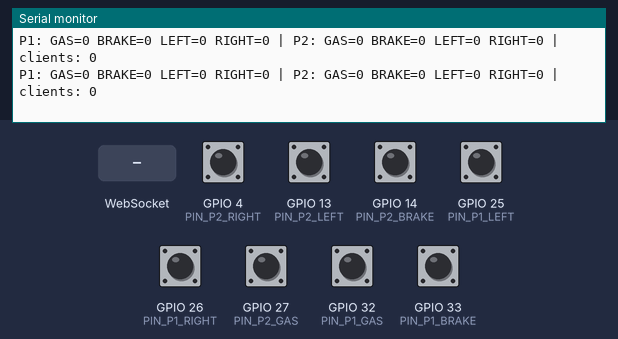
This sketch was run on a simulated ESP32. Parts: the last lines printed to the serial monitor. The test bench sets the inputs (shaded band); at power-on: GPIO 4 (PIN_P2_RIGHT), GPIO 13 (PIN_P2_LEFT), GPIO 14 (PIN_P2_BRAKE), GPIO 25 (PIN_P1_LEFT), GPIO 26 (PIN_P1_RIGHT), GPIO 27 (PIN_P2_GAS), GPIO 32 (PIN_P1_GAS), GPIO 33 (PIN_P1_BRAKE) HIGH.

Above: at 1.5 s.
1.6 s: WebSocket text "1" received
At 1.77 s:
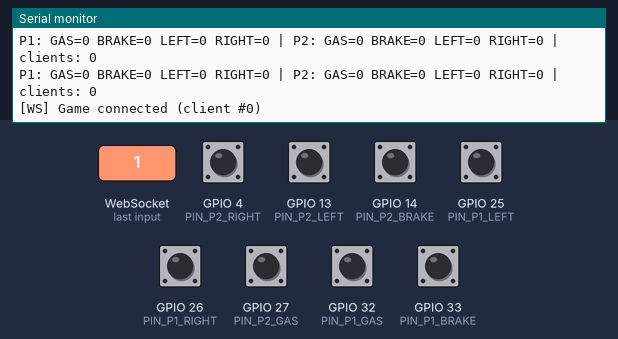
3.1 s: GPIO 4 (PIN_P2_RIGHT) pulled LOW for 1 s
At 3.53 s:
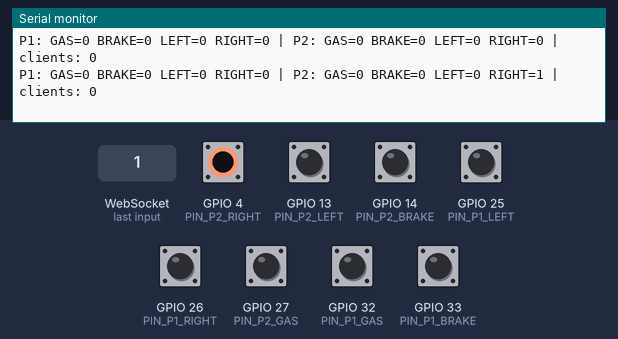
5.6 s: GPIO 13 (PIN_P2_LEFT) pulled LOW for 0.15 s
At 5.94 s:
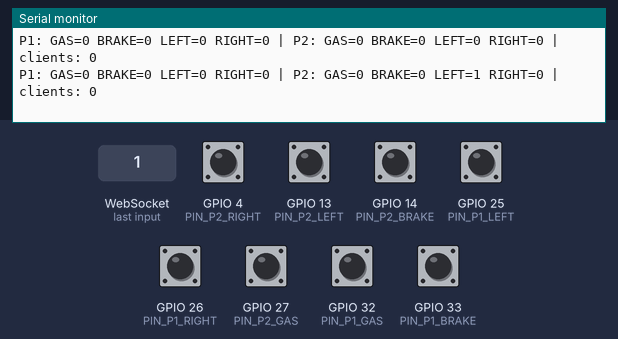
7.2 s: GPIO 14 (PIN_P2_BRAKE) pulled LOW for 0.15 s
At 7.44 s:
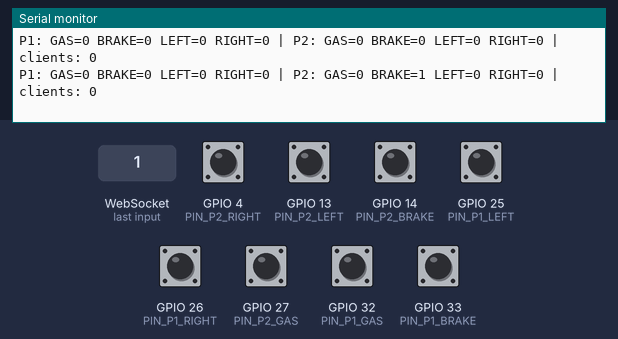
8.8 s: GPIO 25 (PIN_P1_LEFT) pulled LOW for 1 s
At 9.24 s:
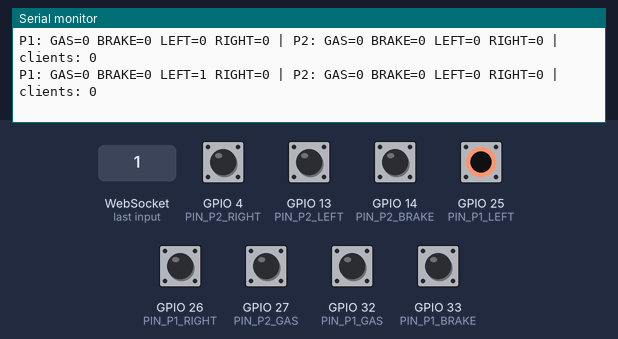
11.3 s: GPIO 26 (PIN_P1_RIGHT) pulled LOW for 0.15 s
At 11.65 s:
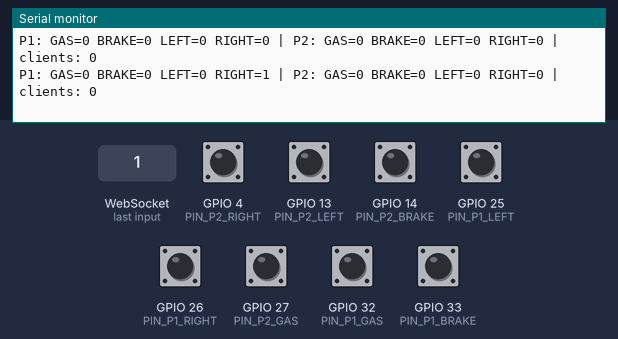

The sketch:

drift_controller_wifi_ap.ino
```cpp
// Drift Game 2 - ESP32 controller firmware (WiFi access point version)
// ======================================================================
// 8 push buttons: 4 per player (GAS, BRAKE, LEFT, RIGHT). If you only play
// alone (Practice / 1 player), only player 1's 4 buttons need to be wired;
// player 2's inputs can stay unconnected (the game sees them as released).
//
// This version does NOT join any existing (router / home) WiFi network.
// Instead the ESP32 creates its own WiFi network ("access point") and your
// computer connects to it directly - just like connecting to a router.
// No shared external network is needed.
//
// NOTE: browsers only allow this plain ws:// connection when the game itself
// is served over http:// (e.g. locally with start.bat). On an https:// site
// such as GitHub Pages use the USB firmware (drift_controller.ino).
//
// How it works:
// 1. After uploading, the ESP32 starts its own WiFi network (by default named
//    "DriftController" - set the name and password below).
// 2. On your computer, pick this network from the WiFi list and connect.
// 3. As an access point the ESP32 ALWAYS uses the fixed IP address
//    192.168.4.1 - enter it in the game's WiFi field.
// 4. The WebSocket server starts automatically; the game connects to it and
//    receives both players' buttons.
//
// IMPORTANT: while connected to the ESP32's network your computer has NO
// internet over that WiFi link (Windows may show "No internet" - that's
// normal, choose "Connect anyway" or just ignore it). If you need internet
// at the same time, use an Ethernet cable or a second WiFi adapter.
//
// LIBRARY TO INSTALL (once, in the Arduino IDE):
//   Sketch > Include Library > Manage Libraries... > search "WebSockets"
//   (by Markus Sattler / links2004) > Install
//
// Wiring (same as the other versions):
// - One leg of every button to its GPIO, the other leg to GND.
// - No external resistors, the internal pull-ups are used.
//
//   PLAYER 1 (arrow keys in the browser)
//   GAS   -> GPIO 32
//   BRAKE -> GPIO 33
//   LEFT  -> GPIO 25
//   RIGHT -> GPIO 26
//
//   PLAYER 2 (WASD in the browser)
//   GAS   -> GPIO 27
//   BRAKE -> GPIO 14
//   LEFT  -> GPIO 13
//   RIGHT -> GPIO 4

#include <WiFi.h>
#include <WebSocketsServer.h>

// ---- Name / password of the controller's own WiFi network ----
// CHANGE THE PASSWORD: the default one below is public (it is in this
// repository), and anyone on this network can read the button stream.
// It must be at least 8 characters long. For an open network (not
// recommended) use: const char* AP_PASSWORD = "";
const char* AP_SSID     = "DriftController";
const char* AP_PASSWORD = "drift1234";

const int PIN_P1_GAS   = 32;
const int PIN_P1_BRAKE = 33;
const int PIN_P1_LEFT  = 25;
const int PIN_P1_RIGHT = 26;

const int PIN_P2_GAS   = 27;
const int PIN_P2_BRAKE = 14;
const int PIN_P2_LEFT  = 13;
const int PIN_P2_RIGHT = 4;

const unsigned long SEND_INTERVAL_MS = 20;         // ~50 Hz
const unsigned long DEBUG_PRINT_INTERVAL_MS = 300; // Serial Monitor debug output rate
const unsigned long DEBOUNCE_MS = 15;

WebSocketsServer webSocket(81);
unsigned long lastSend = 0;
unsigned long lastDebugPrint = 0;

struct DebouncedButton {
  int pin;
  bool stableState;
  bool lastRead;
  unsigned long lastChangeMs;
};

// Order: P1 gas/brake/left/right, then P2 gas/brake/left/right.
DebouncedButton buttons[8] = {
  { PIN_P1_GAS,   false, false, 0 },
  { PIN_P1_BRAKE, false, false, 0 },
  { PIN_P1_LEFT,  false, false, 0 },
  { PIN_P1_RIGHT, false, false, 0 },
  { PIN_P2_GAS,   false, false, 0 },
  { PIN_P2_BRAKE, false, false, 0 },
  { PIN_P2_LEFT,  false, false, 0 },
  { PIN_P2_RIGHT, false, false, 0 },
};

void updateButton(DebouncedButton &b) {
  bool raw = (digitalRead(b.pin) == LOW); // LOW = pressed (pull-up)
  unsigned long now = millis();
  if (raw != b.lastRead) {
    b.lastChangeMs = now;
    b.lastRead = raw;
  }
  if ((now - b.lastChangeMs) > DEBOUNCE_MS) {
    b.stableState = raw;
  }
}

void onWebSocketEvent(uint8_t num, WStype_t type, uint8_t *payload, size_t length) {
  switch (type) {
    case WStype_CONNECTED:
      Serial.printf("[WS] Game connected (client #%u)\n", num);
      break;
    case WStype_DISCONNECTED:
      Serial.printf("[WS] Game disconnected (client #%u)\n", num);
      break;
    default:
      break; // the controller only sends; incoming messages are ignored
  }
}

void setup() {
  Serial.begin(115200);
  delay(300);

  for (int i = 0; i < 8; i++) {
    pinMode(buttons[i].pin, INPUT_PULLUP);
  }

  WiFi.mode(WIFI_AP);
  WiFi.softAP(AP_SSID, AP_PASSWORD);

  Serial.println();
  Serial.println("=================================================");
  Serial.print("The ESP32's own WiFi network is up: ");
  Serial.println(AP_SSID);
  Serial.print("Connect your computer to this network, then enter this IP address in the game: ");
  Serial.println(WiFi.softAPIP()); // typically 192.168.4.1
  Serial.println("=================================================");

  webSocket.begin();
  webSocket.onEvent(onWebSocketEvent);
}

void loop() {
  webSocket.loop();

  for (int i = 0; i < 8; i++) {
    updateButton(buttons[i]);
  }

  unsigned long now = millis();
  // Counting the clients (instead of a single "connected" flag) keeps the
  // stream going when one of several connections closes.
  uint8_t clients = webSocket.connectedClients();

  // Debug: the button states are always printed to the Serial Monitor,
  // whether or not the game is connected. With a USB cable + Serial Monitor
  // you can check the wiring / buttons on their own before suspecting the
  // WiFi / browser side.
  if (now - lastDebugPrint >= DEBUG_PRINT_INTERVAL_MS) {
    lastDebugPrint = now;
    Serial.printf("P1: GAS=%d BRAKE=%d LEFT=%d RIGHT=%d | P2: GAS=%d BRAKE=%d LEFT=%d RIGHT=%d | clients: %u\n",
      buttons[0].stableState ? 1 : 0,
      buttons[1].stableState ? 1 : 0,
      buttons[2].stableState ? 1 : 0,
      buttons[3].stableState ? 1 : 0,
      buttons[4].stableState ? 1 : 0,
      buttons[5].stableState ? 1 : 0,
      buttons[6].stableState ? 1 : 0,
      buttons[7].stableState ? 1 : 0,
      clients);
  }

  if (clients > 0 && (now - lastSend >= SEND_INTERVAL_MS)) {
    lastSend = now;
    char msg[32];
    snprintf(msg, sizeof(msg), "%d,%d,%d,%d,%d,%d,%d,%d",
      buttons[0].stableState ? 1 : 0,  // P1 GAS
      buttons[1].stableState ? 1 : 0,  // P1 BRAKE
      buttons[2].stableState ? 1 : 0,  // P1 LEFT
      buttons[3].stableState ? 1 : 0,  // P1 RIGHT
      buttons[4].stableState ? 1 : 0,  // P2 GAS
      buttons[5].stableState ? 1 : 0,  // P2 BRAKE
      buttons[6].stableState ? 1 : 0,  // P2 LEFT
      buttons[7].stableState ? 1 : 0); // P2 RIGHT
    webSocket.broadcastTXT(msg);
  }
}
```

Measured:
- after the input at 1.6 s, the serial monitor: prints a new line at once (image 1)
- after the input at 3.1 s, the serial monitor: prints a new line after 0.22 s (image 2)
- after the input at 5.6 s, the serial monitor: prints a new line after 0.13 s (image 3)
- after the input at 7.2 s, the serial monitor: prints a new line at once (image 4)
- after the input at 8.8 s, the serial monitor: prints a new line after 0.24 s (image 5)
- after the input at 11.3 s, the serial monitor: prints a new line after 0.14 s (image 6)
